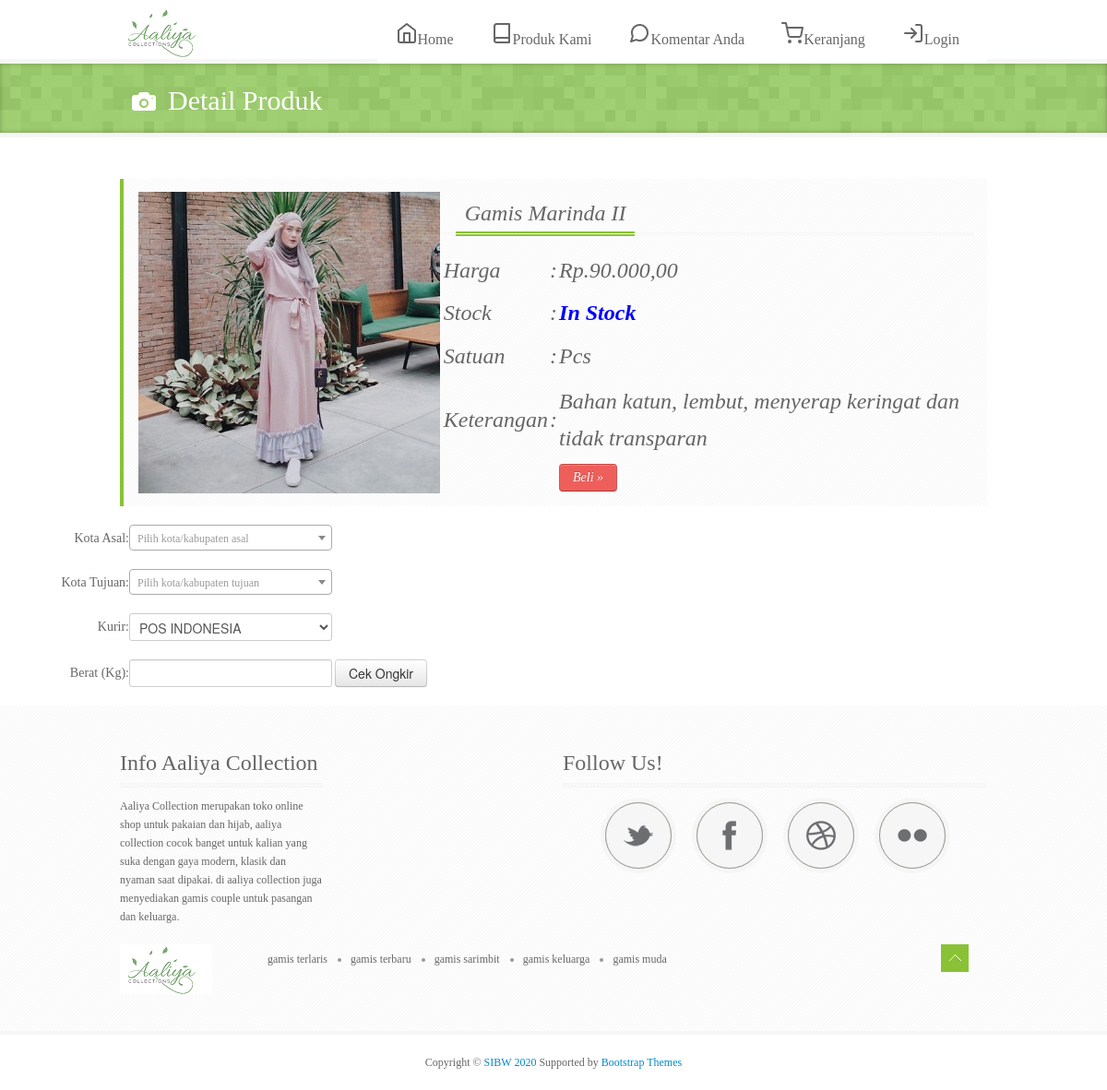
Screenshot of /index.php?link=detailbarang&kd=16 with the database file from the repository.
### tables this page shows
CREATE TABLE `produk` (
  `br_id` int(11) NOT NULL,
  `br_nm` varchar(100) DEFAULT NULL,
  `br_item` int(11) DEFAULT NULL,
  `br_hrg` double DEFAULT NULL,
  `br_stok` int(11) DEFAULT NULL,
  `br_satuan` varchar(20) DEFAULT NULL,
  `br_sts` char(1) DEFAULT NULL,
  `ket` varchar(200) DEFAULT NULL,
  `br_kat` varchar(20) DEFAULT NULL,
  `br_gbr` varchar(200) DEFAULT NULL
);

### content/produk_detail.php (the view, shortened to what this page needs)
<div id="page-title">
           <div id="page-title-inner">
               <div class="container">
                       <h2><i class="ico-camera ico-white"></i>Detail Produk</h2>
               </div>
            </div>
</div>
       <div id="wrapper">
           <div class="container">
               <div class="row">
                   <div class="col-sm-6">
                       <?php
                       $kd = filter_input(INPUT_GET, 'kd', FILTER_SANITIZE_URL);
                       $query = mysqli_query($koneksi, "SELECT * FROM produk WHERE br_id='$kd'");
                       $data = mysqli_fetch_array($query);
                       ?>
                       <div class="hero-unit" style="margin-left: 20px;">
                           <table>
                               <tr>
                                   <td rowspan="7"><img src="<?php echo $data['br_gbr']; ?>" /></td>
                               </tr>
                               <tr>
                                   <td colspan="4"><div class="title"><h3><?php echo $data['br_nm']; ?></h3></div></td>
                               </tr>
                               <tr>
                                   <td></td>
                                   <td size="200"><h3>Harga</h3></td>
                                   <td><h3>:</h3></td>
                                   <td><div><h3>Rp.<?php echo number_format($data['br_hrg'], 2, ",", "."); ?></h3></div></td>
                               </tr>
                               <tr>
                                   <td></td>
                                   <td><h3>Stock</h3></td>
                                   <td><h3>:</h3></td>
                                   <td><div><h3><?php
                                               if ($data['br_stok'] >= 1) {
                                                   echo '<strong style="color: blue;">In Stock</strong>';
                                               } else {
                                                   echo '<strong style="color: red;">Out Of Stock</strong>';
                                               };
                                               ?></h3></div></td>
                               </tr>
                               <tr>
                                   <td></td>
                                   <td><h3>Satuan</h3></td>
                                   <td><h3>:</h3></td>
                                   <td><div><h3><?php echo $data['br_satuan']; ?></h3></div></td>
                               </tr>
                               <tr>
                                   <td></td>
                                   <td><h3>Keterangan</h3></td>
                                   <td><h3>:</h3></td>
                                   <td><div><h3><?php echo $data['ket']; ?></h3></div></td>
                               </tr>
                               <tr>
                                   <td></td>
                                   <td></td>
                                   <td></td>
                                   <td><div class="clear"> <a href="cart.php?act=add&amp;barang_id=<?php echo $data['br_id']; ?>&amp;ref=index.php?link=keranjang&kd=<?php echo $data['br_id']; ?>" class="btn btn-lg btn-danger">Beli &raquo;</a></div></td>
                               </tr>
                           </table>
                       </div>
                   </div>
               </div>
           </div>
       </div>
       <div class="row">
       <div class="col-md-6">
       <div class="panel panel-default">
       <div class="panel-body">
       <form class="form-horizontal" id="ongkir" method="POST">
       <div class="form-group">
       <label class="control-label col-sm-3">Kota Asal: </label>
       <div class="col-sm-9">
       </div>
       </div>
       <br>
       <div class="form-group">
       <label class="control-label col-sm-3">Kota Tujuan: </label>
       <div class="col-sm-9">
       </div>
       </div>
       <br>
       <div class="form-group">
       <label class="control-label col-sm-3">Kurir: </label>
       <div class="col-sm-9">
       <select class="form-control" id="kurir" name="kurir" required="">
       <option value="pos">POS INDONESIA</option>
       </select>
       </div>
       </div>
       <br>
       <div class="form-group">
       <label class="control-label col-sm-3">Berat (Kg): </label>
       <div class="col-sm-9">
       <input type="text" class="form-control" id="berat" name="berat" required="">
       <button type="submit" class="btn btn-default">Cek Ongkir</button>
       </div>
       </div>
       </form>
       </div>
       </div>
       </div>
       </div>

### assets/css/style.css (style rules this page uses)
.clear { clear:both; }
body { font-family: 'Droid Sans'; font-size: 12px; color: #666; }
h1, h2, h3, h4, h5, h6 { font-family: "Boogaloo" !important; font-weight: normal !important; color: #666; margin: 0; padding: 0; }
.title { border-bottom: 3px double #f6f6f6; margin-bottom: 10px; }
.title h1, .title h2, .title h3, .title h4, .title h5, .title h6 { border-bottom: 5px double #89c236 !important; margin-bottom: -4px !important; display: inline-block !important; padding: 0px 10px !important; margin-left:15px !important; margin-right:15px !important; }
#wrapper { background: #fff; }
#page-title { background: url(../img/bg-grey2.png); display: block; margin-bottom: 25px; position: relative; z-index: 20; border-bottom: 5px solid #f6f6f6; }
#page-title-inner { background: rgba(153,204,102, 0.9); -webkit-box-shadow: inset 0px 0px 5px rgba(0,0,0,.25); -moz-box-shadow: inset 0px 0px 5px rgba(0,0,0,.25); box-shadow: inset 0px 0px 5px rgba(0,0,0,.25); padding: 10px; }
#page-title i { margin: -6px 2px -5px -18px; padding: 0px; }
#page-title h2 { display: inline-block; font-family: "Boogaloo" !important; color: #fff; padding: 10px 20px 5px 20px; font-size: 30px; }
.hero-unit { background: #fff url(../img/bg-k10.png); border-left: 4px solid #89c236; padding: 13px 13px 13px 15px; font-style: italic; margin: 20px auto; -webkit-border-radius: 0px; -moz-border-radius: 0px; border-radius: 0px; font-size: 14px !important; }
.btn { border-color: #c5c5c5; border-color: rgba(0, 0, 0, 0.15) rgba(0, 0, 0, 0.15) rgba(0, 0, 0, 0.25); }
.btn-danger { background-color: #da4f49; color: #ffffff; background-image: -moz-linear-gradient(top, #ee5f5b, #ee5f5b); background-image: -ms-linear-gradient(top, #ee5f5b, #ee5f5b); background-image: -webkit-gradient(linear, 0 0, 0 100%, from(#ee5f5b), to(#ee5f5b)); background-image: -webkit-linear-gradient(top, #ee5f5b, #ee5f5b); background-image: -o-linear-gradient(top, #ee5f5b, #ee5f5b); background-image: linear-gradient(top, #ee5f5b, #ee5f5b); background-repeat: repeat-x; filter: progid:DXImageTransform.Microsoft.gradient(startColorstr='#'ee5f5b, endColorstr='#'ee5f5b, GradientType=0); border-color: #bd362f #bd362f #802420; border-color: rgba(0, 0, 0, 0.1) rgba(0, 0, 0, 0.1) rgba(0, 0, 0, 0.25); filter: progid:DXImageTransform.Microsoft.gradient(enabled = false); }

### rows the page displays
produk: br_gbr (picture), br_nm "Gamis Marinda II", br_hrg "90.000,00", br_satuan "Pcs", ket "Bahan katun, lembut, menyerap keringat dan tidak transparan"
